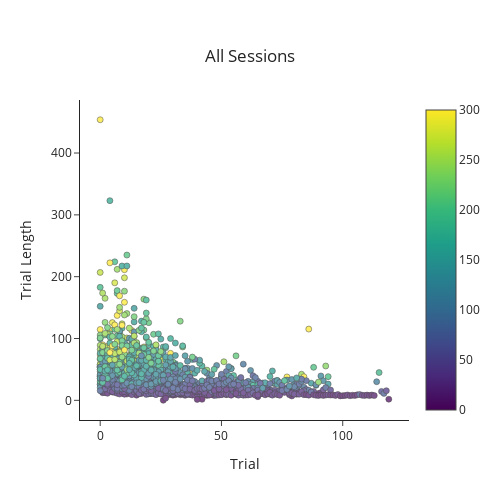

The code cell stored with this chart in its notebook:
### Code cell
## Linear regression
lm_trial = pg.linear_regression(trial_df.trial, trial_df.trial_length, as_dataframe = False)
## Plot max
fig = pf.custom_graph_template('All Sessions', x_title = 'Trial', y_title = 'Trial Length')
fig.add_trace(go.Scatter(x = trial_df.trial, y = trial_df.trial_length, mode = 'markers', opacity = 0.7, showlegend = False, 
                         marker={'color': trial_df['max'], 'cmin': 0, 'cmax': 300, 'showscale': True, 'line': {'color': 'black', 'width' : 0.5}}))
# fig.add_trace(go.Scatter(x = trial_df.trial, y = lm_trial['pred'], mode = 'lines', line_color = 'red', showlegend = False))
fig.show()

### Figure 1 — Plotly figure (JSON) as saved in the notebook; plotly's stock layout.template omitted (floating-point values rounded to 4 significant figures; data arrays with more than 128 entries replaced by an {"elided": "..."} marker saying what was removed)
{"data": [{"marker": {"cmax": 300, "cmin": 0, "color": {"elided": "1580 float values"}, "line": {"color": "black", "width": 0.5}, "showscale": true}, "mode": "markers", "opacity": 0.7, "showlegend": false, "type": "scatter", "x": {"elided": "1580 int values"}, "y": {"elided": "1580 float values"}}], "layout": {"height": 500, "title": {"text": "All Sessions", "x": 0.5, "xanchor": "center", "y": 0.9, "yanchor": "top"}, "width": 500, "xaxis": {"title": {"text": "Trial"}}, "yaxis": {"title": {"text": "Trial Length"}}}}
